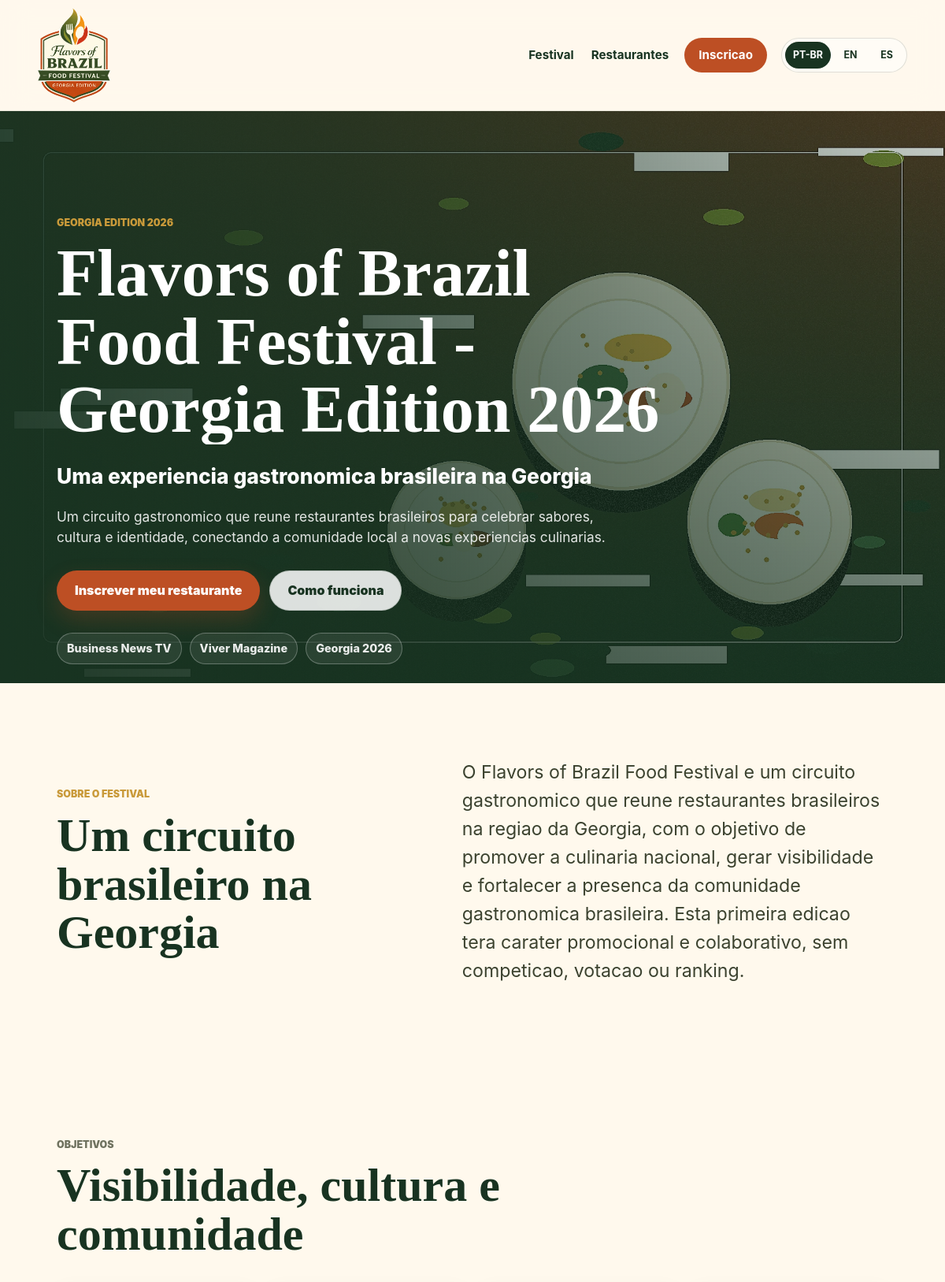
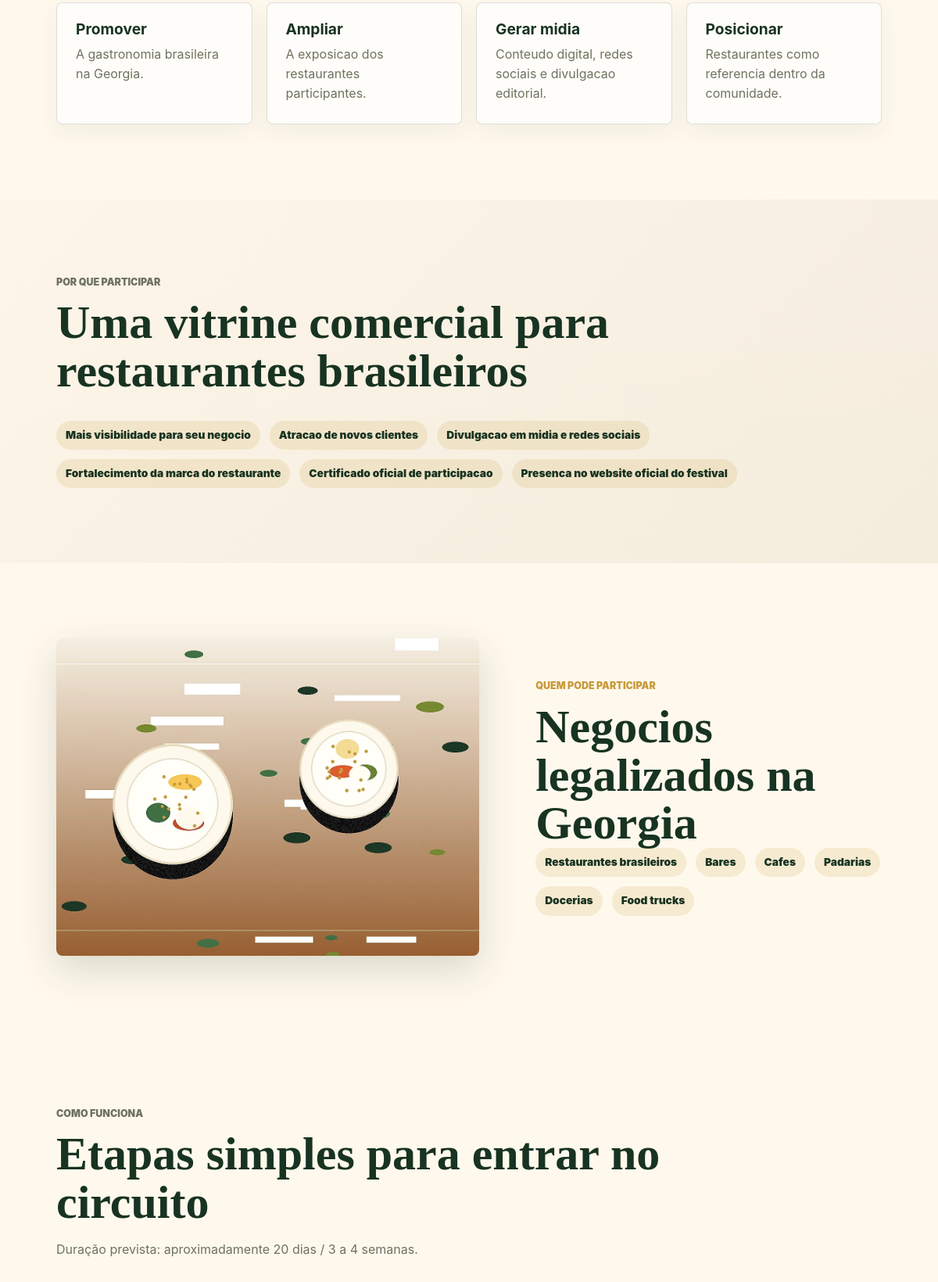
The page / (upper part) on the database its author committed (2 pictures, top to bottom).
### app/models.py (models this page shows, shortened)
class Setting(db.Model):
    __tablename__ = "settings"
    id = db.Column(db.Integer, primary_key=True)
    key = db.Column(db.String(120), unique=True, nullable=False, index=True)
    value = db.Column(db.Text, nullable=False)
    @classmethod
    def get(cls, key, default=""):
        item = cls.query.filter_by(key=key).first()
        return item.value if item else default

### app/routes.py (the view)
@bp.route("/")
def index():
    settings = get_settings()
    restaurants = (
        Restaurant.query.filter_by(is_published=True)
        .order_by(Restaurant.created_at.desc())
        .limit(6)
        .all()
    )
    seo = {
        "title": settings["homepage_title"],
        "description": settings["homepage_description"],
        "image": url_for("static", filename="assets/generated/hero-brazil.webp", _external=True),
    }
    return render_template(
        "index.html",
        settings=settings,
        restaurants=restaurants,
        seo=seo,
        schema=event_schema(settings),
    )

### app/auth.py (called while the page is built)
def current_user():
    user_id = session.get("user_id")
    if not user_id:
        return None
    return User.query.get(user_id)

### app/content.py (called while the page is built, shortened)
def translate(lang, key):
    bundle = TRANSLATIONS.get(lang, TRANSLATIONS[DEFAULT_LANGUAGE])
    return bundle.get(key, TRANSLATIONS[DEFAULT_LANGUAGE].get(key, key))

def localize_settings(settings, lang):
    localized = dict(settings)
    if lang == DEFAULT_LANGUAGE:
        return localized

### app/routes.py (called while the page is built)
def get_settings():
    settings = {key: Setting.get(key, default) for key, default in DEFAULT_SETTINGS.items()}
    return localize_settings(settings, getattr(g, "lang", DEFAULT_LANGUAGE))

### app/seo.py (called while the page is built)
def external_url(endpoint, **values):
    try:
        return url_for(endpoint, _external=True, **values)
    except RuntimeError:
        base = current_app.config.get("SITE_URL", "").rstrip("/")
        path = url_for(endpoint, **values)
        return f"{base}{path}"

def public_image(path):
    if not path:
        return external_url("static", filename="assets/generated/restaurant-placeholder.webp")
    if path.startswith("http://") or path.startswith("https://"):
        return path
    if path.startswith("/static/"):
        return f"{request.url_root.rstrip('/')}{path}"
    return external_url("static", filename=path)

def event_schema(settings):
    data = {
        "@context": "https://schema.org",
        "@type": "Event",
        "name": settings.get("hero_title"),
        "description": settings.get("homepage_description"),
        "eventAttendanceMode": "https://schema.org/OfflineEventAttendanceMode",
        "eventStatus": "https://schema.org/EventScheduled",
        "location": {
            "@type": "Place",
            "name": "Georgia, United States",
            "address": {
                "@type": "PostalAddress",
                "addressRegion": "GA",
                "addressCountry": "US",
            },
        },
        "organizer": [
            {"@type": "Organization", "name": "Business News TV"},
            {"@type": "Organization", "name": "Viver Magazine"},
        ],
    }
    return json.dumps(data, ensure_ascii=False)

### templates/index.html (shortened to what this page needs)
{% extends "base.html" %}
{% block content %}
<section class="hero" id="festival">
  <div class="hero-media" role="img" aria-label="Mesa editorial com pratos brasileiros"></div>
  <div class="hero-content">
    <p class="eyebrow">{{ site_settings.festival_edition }}</p>
    <h1>{{ site_settings.hero_title }}</h1>
    <p class="hero-subtitle">{{ site_settings.hero_subtitle }}</p>
    <p class="hero-text">{{ site_settings.hero_text }}</p>
    <div class="hero-actions">
      <a class="button primary" href="{{ url_for('main.apply') }}">{{ t('cta_apply') }}</a>
      <a class="button secondary" href="#como-funciona">{{ t('cta_how') }}</a>
    </div>
  </div>
  <div class="hero-strip">
    <span>Business News TV</span>
    <span>Viver Magazine</span>
    <span>Georgia 2026</span>
  </div>
</section>
<section class="section split">
  <div>
    <p class="eyebrow">Sobre o festival</p>
    <h2>Um circuito brasileiro na Georgia</h2>
  </div>
  <p class="lead">{{ site_settings.about_text }}</p>
</section>
<section class="section">
  <div class="section-heading">
    <p class="eyebrow">Objetivos</p>
    <h2>Visibilidade, cultura e comunidade</h2>
  </div>
  <div class="feature-grid four">
    <article><h3>Promover</h3><p>A gastronomia brasileira na Georgia.</p></article>
    <article><h3>Ampliar</h3><p>A exposicao dos restaurantes participantes.</p></article>
    <article><h3>Gerar midia</h3><p>Conteudo digital, redes sociais e divulgacao editorial.</p></article>
    <article><h3>Posicionar</h3><p>Restaurantes como referencia dentro da comunidade.</p></article>
  </div>
</section>
<section class="section textured">
  <div class="section-heading">
    <p class="eyebrow">Por que participar</p>
    <h2>Uma vitrine comercial para restaurantes brasileiros</h2>
  </div>
  <div class="pill-list">
    <span>Mais visibilidade para seu negocio</span>
    <span>Atracao de novos clientes</span>
    <span>Divulgacao em midia e redes sociais</span>
    <span>Fortalecimento da marca do restaurante</span>
    <span>Certificado oficial de participacao</span>
    <span>Presenca no website oficial do festival</span>
  </div>
</section>
<section class="section split reverse">
  <div class="image-panel">
    <img src="{{ url_for('static', filename='assets/generated/gastronomy-bg.webp') }}" alt="Composicao gastronomica brasileira em tons quentes" loading="lazy">
  </div>
  <div>
    <p class="eyebrow">Quem pode participar</p>
    <h2>Negocios legalizados na Georgia</h2>
    <div class="check-grid">
      <span>Restaurantes brasileiros</span>
      <span>Bares</span>
      <span>Cafes</span>
      <span>Padarias</span>
      <span>Docerias</span>
      <span>Food trucks</span>
    </div>
  </div>
</section>
<section class="section" id="como-funciona">
  <div class="section-heading">
    <p class="eyebrow">Como funciona</p>
    <h2>Etapas simples para entrar no circuito</h2>
    <p>Duração prevista: aproximadamente 20 dias / 3 a 4 semanas.</p>
  </div>
</section>
{% endblock %}

### rows shown on the page
Setting: festival_edition "GEORGIA EDITION 2026"
Setting: hero_title "Flavors of Brazil Food Festival - Georgia Edition 2026"
Setting: hero_subtitle "Uma experiencia gastronomica brasileira na Georgia"
Setting: hero_text "Um circuito gastronomico que reune restaurantes brasileiros para celebrar sabores, cultura e identidade, conectando a comunidade local a novas experiencias culinarias."
Setting: about_text "O Flavors of Brazil Food Festival e um circuito gastronomico que reune restaurantes brasileiros na regiao da Georgia, com o objetivo de promover a culinaria nacional, gerar visibilidade e fortalecer a presenca da comunidade gastronomica brasileira. Esta primeira edicao tera carater promocional e colaborativo, sem competicao, votacao ou ranking."

### other values the page prints
{{ t('nav_festival') }} "Festival"
{{ t('nav_restaurants') }} "Restaurantes"
{{ t('nav_apply') }} "Inscricao"
{{ label }} "PT-BR" "EN" "ES"
{{ t('cta_apply') }} "Inscrever meu restaurante"
{{ t('cta_how') }} "Como funciona"
